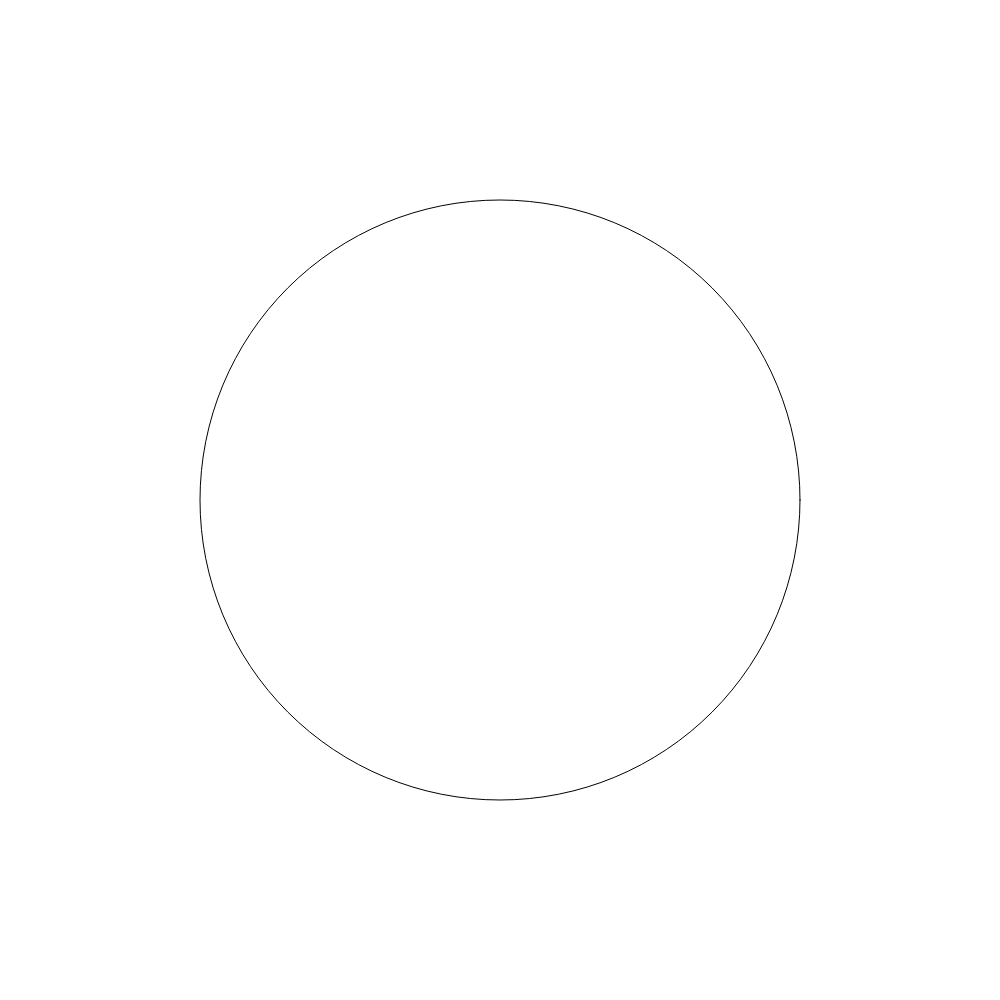
Frame 1 (no input)
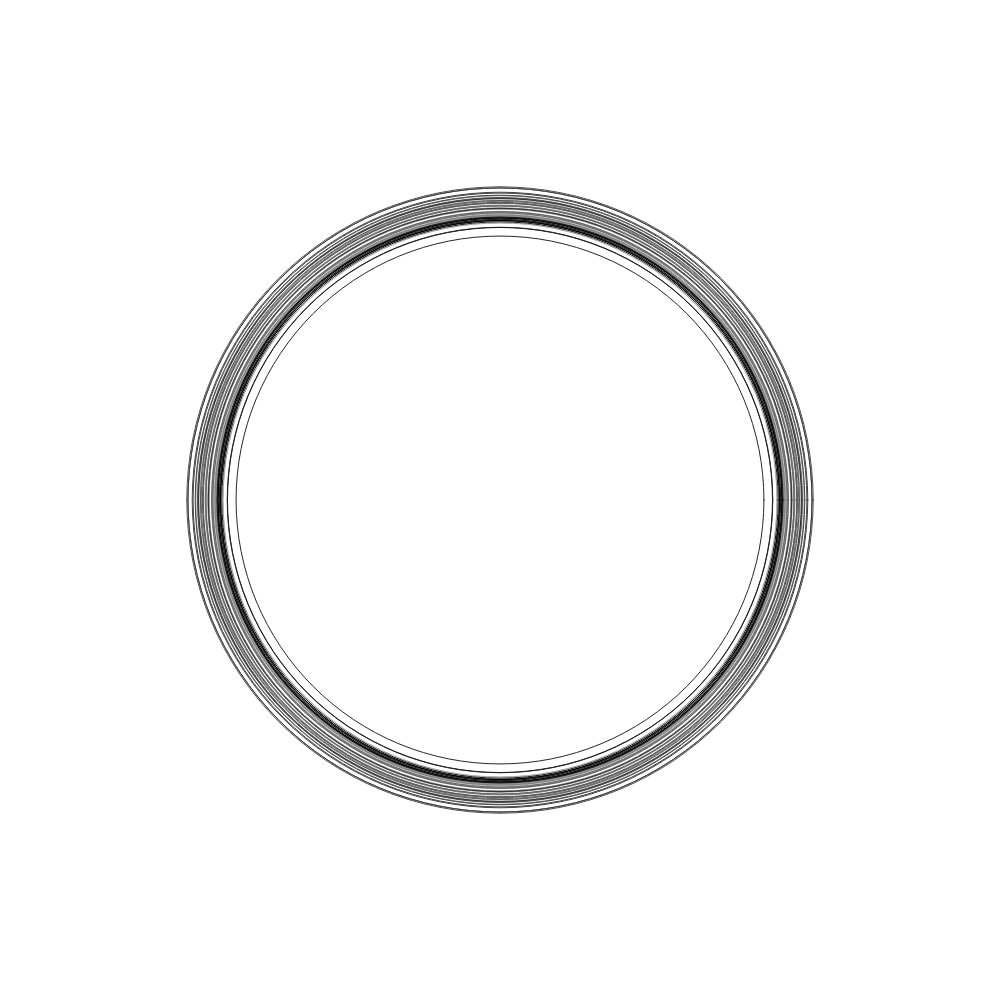
Frame 60 (no input)
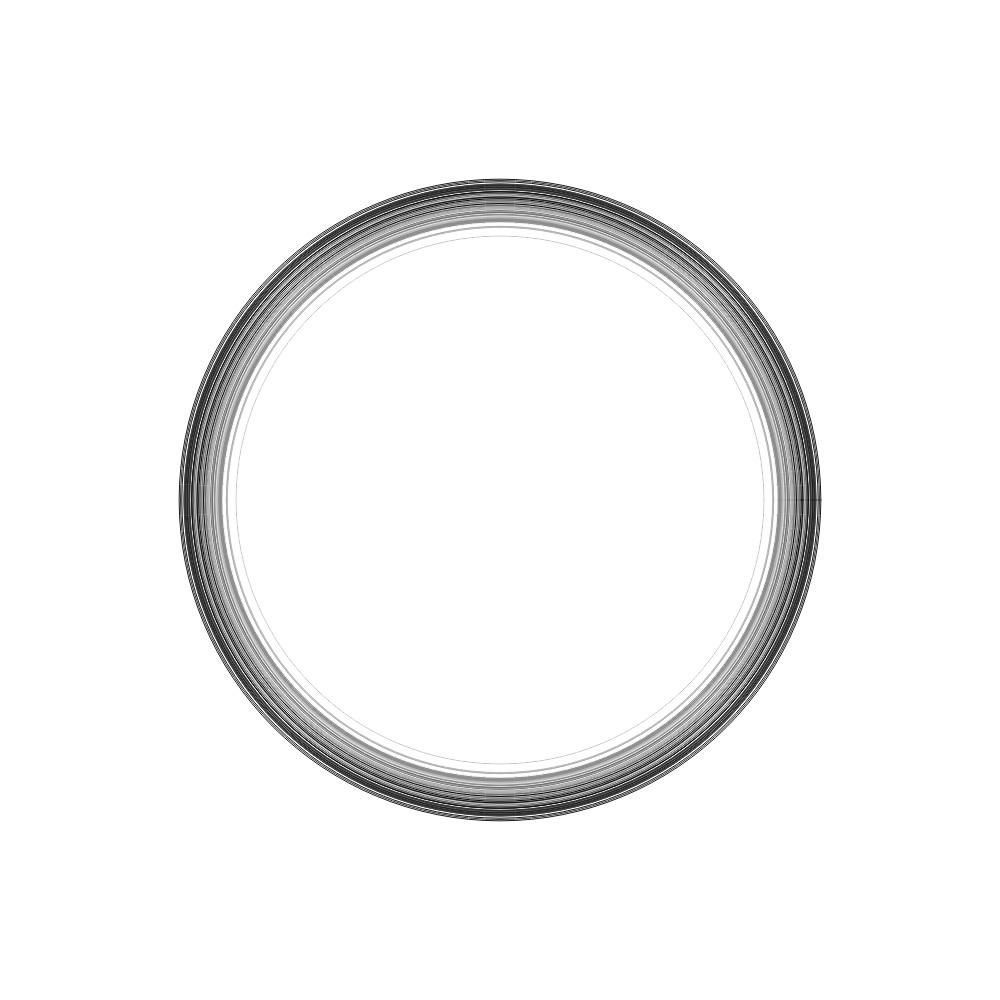
Frame 120 (the mouse pressed at the canvas centre since frame 60)

The p5.js sketch that drew these frames (run headless with seeded random() and noise() and a simulated clock; from frame 60 on, the mouse is pressed at the canvas centre):

// p5.js sketch
// ── sketch.js
// Code initially from 3.4 Polar Coordinates - The Nature of Code: https://youtu.be/O5wjXoFrau4

let angle = 0;
let r = 150;

function setup() {
  createCanvas(1000, 1000);
}

function draw() {
  background(255, 5);
  translate(500, 500);
  strokeWeight(1);
  noFill();
  circle(0, 0, r * 4);

  strokeWeight(10);
  stroke(0);
  // let x = r * cos(angle);
  // let y = r * sin(angle);
  // point(x, y);

  angle += random(-0.5, 0.5);
  r += random(-5, 5);
}
